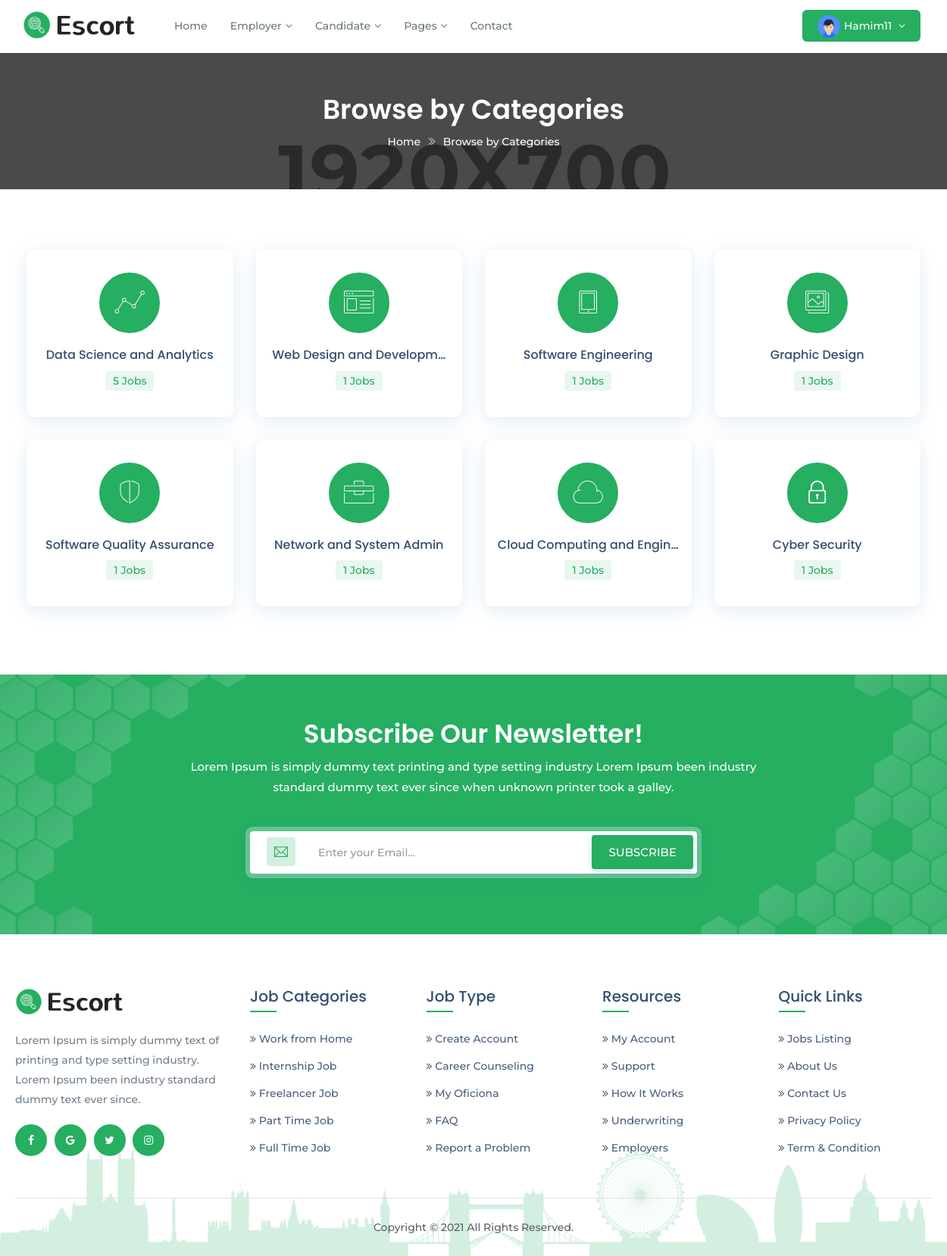
The page /cvrecommender/jobs/categories/ (signed in) on the database its author committed.
### account/models.py (models this page shows, shortened)
class Applicant(models.Model):
    user = models.OneToOneField(settings.AUTH_USER_MODEL,
                                on_delete=models.CASCADE)
    phone = models.CharField(max_length=11, blank=True, null=True)
    work_exp = models.CharField(max_length=50, blank=True, null=True)
    summary = models.TextField(max_length=255)
    gender = models.CharField(
        max_length=10, choices=GENDER_CHOICE, default='Male')
    address = models.TextField(max_length=100)
    dob = models.DateField(blank=True, null=True)
    language = models.CharField(max_length=100)
    website = models.URLField()
    image = models.ImageField(blank=True, null=True)
    category = models.CharField(max_length=100, choices=JOB_CATEGORY,
                                default='Web Developer')

### cvrecommender/models.py (models this page shows, shortened)
class Job(models.Model):
    title = models.CharField(max_length=200)
    slug = models.SlugField(max_length=200, blank=True,
                            help_text='You may keep it blank')
    company_name = models.CharField(max_length=200)
    starting_date = models.DateField(blank=True, null=True)
    deadline = models.DateField(blank=True, null=True)
    salary = models.PositiveIntegerField()
    vacancy = models.PositiveSmallIntegerField(
        validators=[MinValueValidator(1), MaxValueValidator(50)])
    job_category = models.CharField(max_length=50, choices=JOB_CATEGORY)
    job_type = models.CharField(max_length=20, choices=JOB_TYPE)
    email = models.EmailField(max_length=254,)
    phone = models.CharField(max_length=11, blank=True, null=True)
    company_website = models.URLField()
    logo = models.ImageField(null=True, blank=True)
    address = models.TextField(max_length=200)
    division = models.CharField(max_length=15, choices=CITY)
    description = models.TextField()
    responsibility = models.TextField()
    min_education = models.CharField(max_length=20, choices=EDU)
    cgpa = models.DecimalField(max_digits=3, decimal_places=2)
    experience = models.PositiveSmallIntegerField(
        validators=[MinValueValidator(0), MaxValueValidator(15)])
    skill_req = models.TextField(help_text='Input skills with comma')
    skill_bonus = models.CharField(
        max_length=255, blank=True, null=True, help_text='Input skills with comma')
    status = models.CharField(max_length=20, choices=STATUS)
    publish = models.DateField(auto_now_add=True)
    last_modified = models.DateField(auto_now=True)
    recruiter = models.ForeignKey('account.Recruiter',
                                  on_delete=models.CASCADE,
                                  related_name='recruiters')
    applicant = models.ManyToManyField('account.Applicant',
                                       related_name='applicants', blank=True)
    objects = models.Manager()         # default manager
    published = PublishedManager()    # custom manager for all published job post

### custom_decorators/custom_decorator.py (the view)
        def wrapper_function(request, *args, **kwargs):
            group = None
            if request.user.groups.exists():
                group = request.user.groups.all()[0].name
                if group in allowed_group:
                    return view_function(request, *args, **kwargs)
                else:
                    return HttpResponse('You are not allowed and this is yet to be edited')
            else:
                return redirect('login')

### custom_scripts/custom_functions.py (called while the page is built)
def jobs_in_dict_with_occurrence_number(all_jobs):
    category_dict = {}
    for job in all_jobs:
        category_dict[job.job_category] = category_dict\
            .get(job.job_category, 0)+1
    return category_dict

def sort_dict_and_return(all_jobs):
    jobs_dict = jobs_in_dict_with_occurrence_number(all_jobs)
    sorted_cat_dict = dict(sorted(jobs_dict.items(),
                                  key=operator.itemgetter(1),
                                  reverse=True))
    sliced_dict = dict(itertools.islice(sorted_cat_dict.items(), 4))
    top_3 = dict(itertools.islice(sorted_cat_dict.items(), 3))
    return sorted_cat_dict, sliced_dict, top_3

### cvrecommender/views.py (called while the page is built)
@login_required(login_url='login')
@allowed_users(allowed_group=['applicant'])
def allCategories(request):
    sorted_cat_dict, sliced_dict, top_3 = \
        sort_dict_and_return(Job.objects.all())
    context = {'sorted_cat_dict': sorted_cat_dict}
    return render(request, 'all_categories.html', context)

### cvrecommender/templates/all_categories.html (shortened to what this page needs)
{% load static %}
<!DOCTYPE html>
<html class="no-js" lang="zxx">
<head>
<link href="{% static 'assets/plugins/bootstrap/css/bootstrap.min.css' %}" rel="stylesheet">
<link href="{% static 'assets/plugins/icons/css/icons.css' %}" rel="stylesheet">
<link href="{% static 'assets/plugins/animate/animate.css' %}" rel="stylesheet">
<link href="{% static 'assets/plugins/aos-master/aos.css' %}" rel="stylesheet">
<link href="{% static 'assets/plugins/bootstrap/css/bootsnav.css' %}" rel="stylesheet">
<link href="{% static 'assets/css/style.css' %}" rel="stylesheet">
<link href="{% static 'assets/css/responsive.css' %}" rel="stylesheet">
</head>
<body class="utf_skin_area">
<nav class="navbar navbar-default navbar-mobile navbar-fixed light bootsnav">
  <div class="container">
    <div class="navbar-header">
      <a class="navbar-brand" href="index.html"> <img src="assets/img/logo.png" class="logo logo-display" alt=""> <img src="assets/img/logo.png" class="logo logo-scrolled" alt=""> </a>
	</div>
    <div class="collapse navbar-collapse" id="navbar-menu">
      <ul class="nav navbar-nav navbar-left" data-in="fadeInDown" data-out="fadeOutUp">
        <li class="dropdown"> <a href="index.html">Home</a> </li>
        <li class="dropdown"> <a href="#" class="dropdown-toggle" data-toggle="dropdown">Employer</a>
        </li>
        <li class="dropdown"> <a href="#" class="dropdown-toggle" data-toggle="dropdown">Candidate</a>
        </li>
        <li class="dropdown"> <a href="#" class="dropdown-toggle" data-toggle="dropdown">Pages</a>
        </li>
        <li class="dropdown"> <a href="contact.html">Contact</a> </li>
      </ul>
      <ul class="nav navbar-nav navbar-right">
        <li class="dropdown sign-up">
          {% if request.user.applicant.image %}
            <a class="dropdown-toggle btn-signup red-btn" data-toggle="dropdown" href="">
              <img src="{{ request.user.applicant.image.url }}" class="img-responsive img-circle" alt="">
              {{ request.user }}
            </a>
          {% else %}
            <a class="dropdown-toggle btn-signup red-btn" data-toggle="dropdown" href="">
              <img src="{% static 'assets/img/user-profile.png' %}" class="img-responsive img-circle" alt="">
              {{ request.user }}
            </a>
          {% endif %}
        </li>
      </ul>
    </div>
  </div>
</nav>
<div class="page-title">
  <div class="container">
    <div class="page-caption">
      <h2>Browse by Categories</h2>
      <p><a href="#" title="Home">Home</a> <i class="ti-angle-double-right"></i> Browse by Categories</p>
    </div>
  </div>
</div>
<section class="padd-top-80 padd-bot-60">
  <div class="container">
    <div class="row">
		<div class="col-md-12">
		  {% for key, value in sorted_cat_dict.items %}
        <div class="col-md-3 col-sm-6">
          <a href="{% url 'jobCategory' key %}" title="">
            <div class="utf_category_box_area">
              <div class="utf_category_desc">
                {% if key == 'Software Engineering' %}
                  <div class="utf_category_icon"> <i class="icon-tablet" aria-hidden="true"></i> </div>
                  <div class="category-detail utf_category_desc_text">
                    <h4>{{ key|truncatechars:26 }}</h4>
                    <p>{{ value }} Jobs</p>
                  </div>
                {% elif key == 'Web Design and Development' %}
                  <div class="utf_category_icon"> <i class="icon-browser" aria-hidden="true"></i> </div>
                  <div class="category-detail utf_category_desc_text">
                    <h4>{{ key|truncatechars:24 }}</h4>
                    <p>{{ value }} Jobs</p>
                  </div>
                {% elif key == 'Data Science and Analytics' %}
                  <div class="utf_category_icon"> <i class="icon-linegraph" aria-hidden="true"></i> </div>
                  <div class="category-detail utf_category_desc_text">
                    <h4>{{ key|truncatechars:26 }}</h4>
                    <p>{{ value }} Jobs</p>
                  </div>
                {% elif key == 'Graphic Design' %}
                  <div class="utf_category_icon"> <i class="icon-pictures" aria-hidden="true"></i> </div>
                  <div class="category-detail utf_category_desc_text">
                    <h4>{{ key|truncatechars:26 }}</h4>
                    <p>{{ value }} Jobs</p>
                  </div>
                {% elif key == 'Network and System Admin' %}
                  <div class="utf_category_icon"> <i class="icon-toolbox" aria-hidden="true"></i> </div>
                  <div class="category-detail utf_category_desc_text">
                    <h4>{{ key|truncatechars:26 }}</h4>
                    <p>{{ value }} Jobs</p>
                  </div>
                {% elif key == 'Cloud Computing and Engineering' %}
                  <div class="utf_category_icon"> <i class="icon-cloud" aria-hidden="true"></i> </div>
                  <div class="category-detail utf_category_desc_text">
                    <h4>{{ key|truncatechars:26 }}</h4>
                    <p>{{ value }} Jobs</p>
                  </div>
                {% elif key == 'Information Technology' %}
                  <div class="utf_category_icon"> <i class="ti-world" aria-hidden="true"></i> </div>
                  <div class="category-detail utf_category_desc_text">
                    <h4>{{ key|truncatechars:26 }}</h4>
                    <p>{{ value }} Jobs</p>
                  </div>
                {% elif key == 'Cyber Security' %}
                  <div class="utf_category_icon"> <i class="ti-lock" aria-hidden="true"></i> </div>
                  <div class="category-detail utf_category_desc_text">
                    <h4>{{ key|truncatechars:26 }}</h4>
                    <p>{{ value }} Jobs</p>
                  </div>
                {% elif key == 'Software Quality Assurance' %}
                  <div class="utf_category_icon"> <i class="icon-shield" aria-hidden="true"></i> </div>
                  <div class="category-detail utf_category_desc_text">
                    <h4>{{ key|truncatechars:26 }}</h4>
                    <p>{{ value }} Jobs</p>
                  </div>
                {% endif %}
              </div>
            </div>
          </a>
        </div>
      {% empty %}
        <h3 class="text-danger text-center">Sorry, NO categories found!!!</h3>
      {% endfor %}
	  </div>
    </div>
  </div>
</section>
<section class="newsletter theme-bg" style="background-image:url(assets/img/bg-new.png)">
  <div class="container">
    <div class="row">
      <div class="col-md-8 col-md-offset-2">
        <div class="heading light">
          <h2>Subscribe Our Newsletter!</h2>
          <p>Lorem Ipsum is simply dummy text printing and type setting industry Lorem Ipsum been industry standard dummy text ever since when unknown printer took a galley.</p>
        </div>
      </div>
    </div>
    <div class="row">
      <div class="col-md-6 col-sm-6 col-md-offset-3 col-sm-offset-3">
        <div class="newsletter-box text-center">
          <div class="input-group"> <span class="input-group-addon"><span class="ti-email theme-cl"></span></span>
            <input type="text" class="form-control" placeholder="Enter your Email...">
          </div>
          <button type="button" class="btn theme-btn btn-radius btn-m">Subscribe</button>
        </div>
      </div>
    </div>
  </div>
</section>
<footer class="footer">
  <div class="container">
    <div class="row">
	  <div class="col-md-3 col-sm-4">
        <a href="index.html"><img class="footer-logo" src="assets/img/logo.png" alt=""></a>
        <p>Lorem Ipsum is simply dummy text of printing and type setting industry. Lorem Ipsum been industry standard dummy text ever since.</p>
        <div class="f-social-box">
          <ul>
            <li><a href="#"><i class="fa fa-facebook facebook-cl"></i></a></li>
            <li><a href="#"><i class="fa fa-google google-plus-cl"></i></a></li>
            <li><a href="#"><i class="fa fa-twitter twitter-cl"></i></a></li>
            <li><a href="#"><i class="fa fa-instagram instagram-cl"></i></a></li>
          </ul>
        </div>
      </div>
      <div class="col-md-9 col-sm-8">
        <div class="row">
          <div class="col-md-3 col-sm-6">
            <h4>Job Categories</h4>
            <ul>
              <li><a href="#"><i class="fa fa-angle-double-right"></i> Work from Home</a></li>
              <li><a href="#"><i class="fa fa-angle-double-right"></i> Internship Job</a></li>
              <li><a href="#"><i class="fa fa-angle-double-right"></i> Freelancer Job</a></li>
              <li><a href="#"><i class="fa fa-angle-double-right"></i> Part Time Job</a></li>
              <li><a href="#"><i class="fa fa-angle-double-right"></i> Full Time Job</a></li>
            </ul>
          </div>
          <div class="col-md-3 col-sm-6">
            <h4>Job Type</h4>
            <ul>
              <li><a href="#"><i class="fa fa-angle-double-right"></i> Create Account</a></li>
              <li><a href="#"><i class="fa fa-angle-double-right"></i> Career Counseling</a></li>
              <li><a href="#"><i class="fa fa-angle-double-right"></i> My Oficiona</a></li>
              <li><a href="#"><i class="fa fa-angle-double-right"></i> FAQ</a></li>
              <li><a href="#"><i class="fa fa-angle-double-right"></i> Report a Problem</a></li>
            </ul>
          </div>
          <div class="col-md-3 col-sm-6">
            <h4>Resources</h4>
            <ul>
              <li><a href="#"><i class="fa fa-angle-double-right"></i> My Account</a></li>
              <li><a href="#"><i class="fa fa-angle-double-right"></i> Support</a></li>
              <li><a href="#"><i class="fa fa-angle-double-right"></i> How It Works</a></li>
              <li><a href="#"><i class="fa fa-angle-double-right"></i> Underwriting</a></li>
              <li><a href="#"><i class="fa fa-angle-double-right"></i> Employers</a></li>
            </ul>
          </div>
		  <div class="col-md-3 col-sm-6">
            <h4>Quick Links</h4>
            <ul>
              <li><a href="#"><i class="fa fa-angle-double-right"></i> Jobs Listing</a></li>
              <li><a href="#"><i class="fa fa-angle-double-right"></i> About Us</a></li>
              <li><a href="#"><i class="fa fa-angle-double-right"></i> Contact Us</a></li>
              <li><a href="#"><i class="fa fa-angle-double-right"></i> Privacy Policy</a></li>
              <li><a href="#"><i class="fa fa-angle-double-right"></i> Term & Condition</a></li>
            </ul>
          </div>
        </div>
      </div>
    </div>
    <div class="row">
      <div class="col-md-12">
        <div class="copyright text-center">
          <p>Copyright © 2021 All Rights Reserved.</p>
        </div>
      </div>
    </div>
  </div>
</footer>
</body>
</html>

### account/static/assets/css/responsive.css (style rules this page uses)
@media only screen and (min-width : 768px) { .heading h2 { font-size: 34px; margin-bottom: 10px; } }
@media only screen and (min-width : 768px) { .newsletter-box .btn { padding: 10px 20px; position: absolute; top: 5px; right: 20px; z-index:9; } }
@media only screen and (min-width : 768px) { .newsletter-box { padding: 0; box-shadow: 0px 0px 0px 6px rgba(255,255,255,0.3); border-radius: 4px; } }
@media only screen and (min-width : 993px) { section { padding: 6em 0; } }
@media only screen and (min-width : 993px) { .navbar-default .navbar-brand img { max-width: 150px; } }
@media only screen and (min-width : 993px) { .newsletter { padding: 60px 0; } }
@media only screen and (min-width : 1024px) { h2 { font-size: 36px; } }
@media only screen and (min-width : 1024px) { h4 { font-size: 20px; } }

### rows shown on the page
Job: sorted_cat_dict "Data Science and Analytics"
Job: sorted_cat_dict "Web Design and Developm…"
Job: sorted_cat_dict "Software Engineering"
Job: sorted_cat_dict "Graphic Design"
Job: sorted_cat_dict "Software Quality Assurance"
Job: sorted_cat_dict "Network and System Admin"
Job: sorted_cat_dict "Cloud Computing and Engin…"
Job: sorted_cat_dict "Cyber Security"

### other values the page prints
{{ request.user }} "Hamim11"
{{ value }} "5"
{{ value }} "1"
